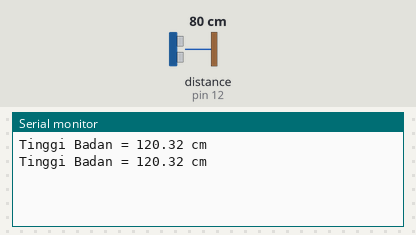
A sketch run on a simulated Arduino Uno, built with avr-gcc and run on an emulated ATmega328P. On the bench: the last lines printed to the serial monitor. Wiring (inferred from the names in the program): ultrasonic range finder: trigger pin 13; echo pin 12. The inputs (shaded band) are chosen by the test bench; at power-on: distance to the obstacle (sensor on pin 12) 80 cm. The echo pulse lasts 58.3 µs per cm.

Above: at 1.8 s.
1.9 s: distance to the obstacle (sensor on pin 12) set to 2 cm
At 2.4 s:
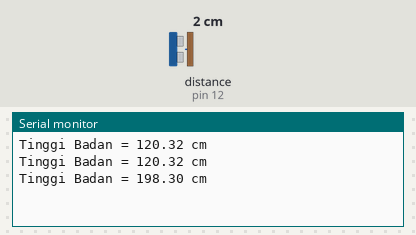
3.4 s: distance to the obstacle (sensor on pin 12) set to 4 cm
At 4.8 s:
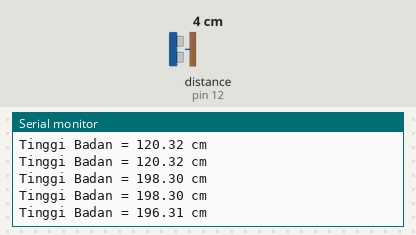
Timing chart, 0 to 6.4 s (numbered marks = the images above; inputs shaded):
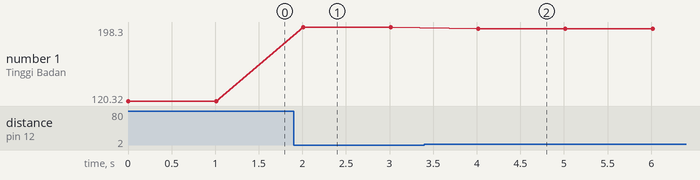

The sketch:

tinggi_badan.ino
```cpp
//  --------------------------------------

#define PIN_TRIG 13 //definisi PIN_TRIG 13
#define PIN_ECHO 12 //definisi PIN_TRIG 12

const double JARAK_DASAR = 200; // Diperoleh Saat gelas disingkirkan


void setup()
{
  Serial.begin (9600);        // set kecepatan transmisi data ke 96000
  pinMode(PIN_TRIG, OUTPUT);  // pilih mode PIN_TRIG sebagai OUTPUT
  pinMode(PIN_ECHO, INPUT);   // pilih mode PIN_ECHO sebagai INPUT
}

void loop() {

  // Berikan isyarat HIGH pada pin trig 10 mikrodetik
  digitalWrite(PIN_TRIG, HIGH);   // mengatur PIN_TRIG menyala
  delayMicroseconds(10);          // Tunda 10 mikrodetik
  digitalWrite(PIN_TRIG, LOW);    // mengatur PIN_TRIG mati

  // Baca hasilnya di pin echo
  double selang = pulseIn(PIN_ECHO, HIGH); //tipe data double selang = pulsein akan menunggu rentang waktu echopin dari LOW menjadi HIGH

  // Hitung jarak yang diperoleh
  double tinggi = JARAK_DASAR - 0.0343 * ( selang/2 );

    Serial.print("Tinggi Badan = ");
    Serial.print(tinggi);   // mengirim data ASCII tinggi
    Serial.println(" cm");  // mengirim data ASCII (" cm")
    delay (1000);           // Tunda 1 detik
}
```

Measured:
- after the input at 1.9 s, the serial monitor: prints a new line after 0.11 s (image 1)
- after the input at 3.4 s, the serial monitor: prints a new line after 0.61 s (image 2)
- plotted number 1: 120.32 → 198.3 after the input at 1.9 s, 198.3 → 196.31 after the input at 3.4 s
